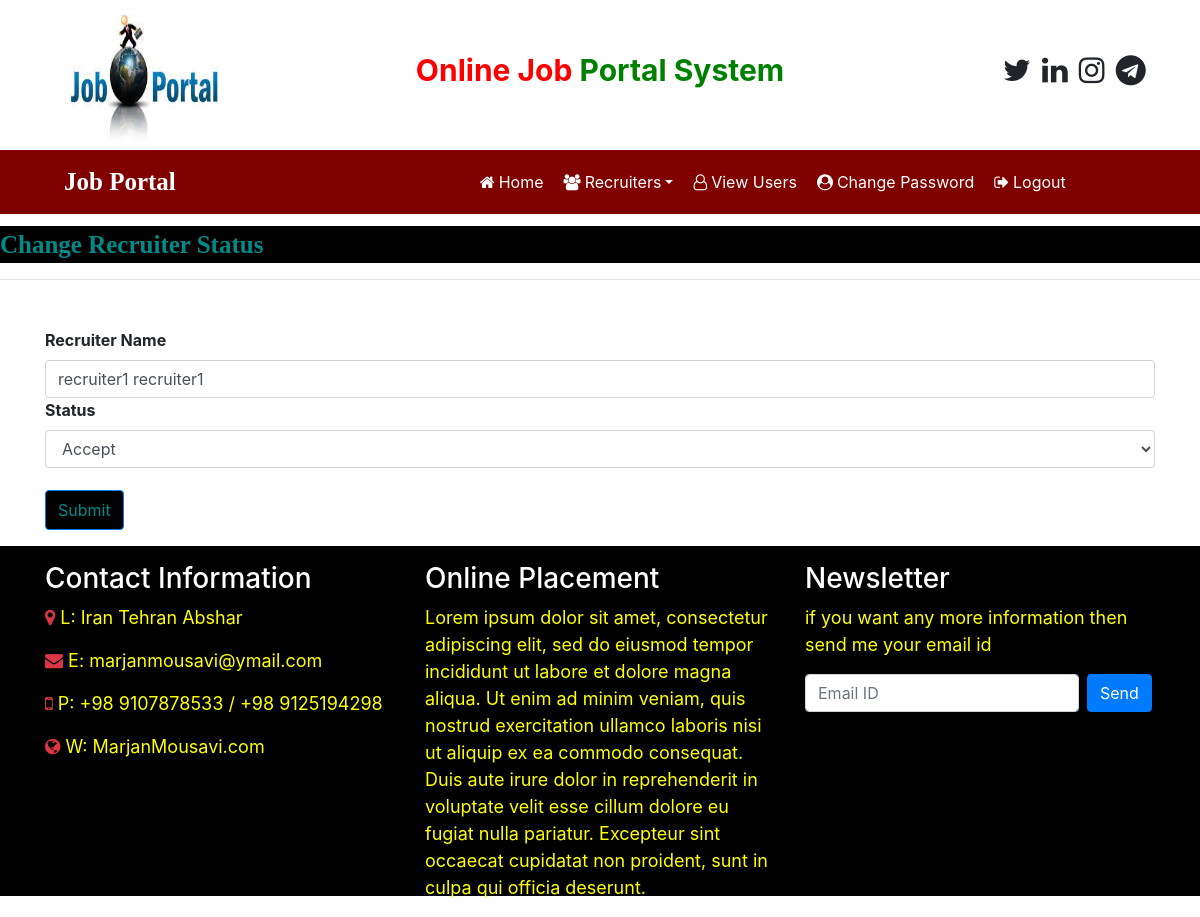
The page /change_status/1 (signed in) on the database as committed earlier.
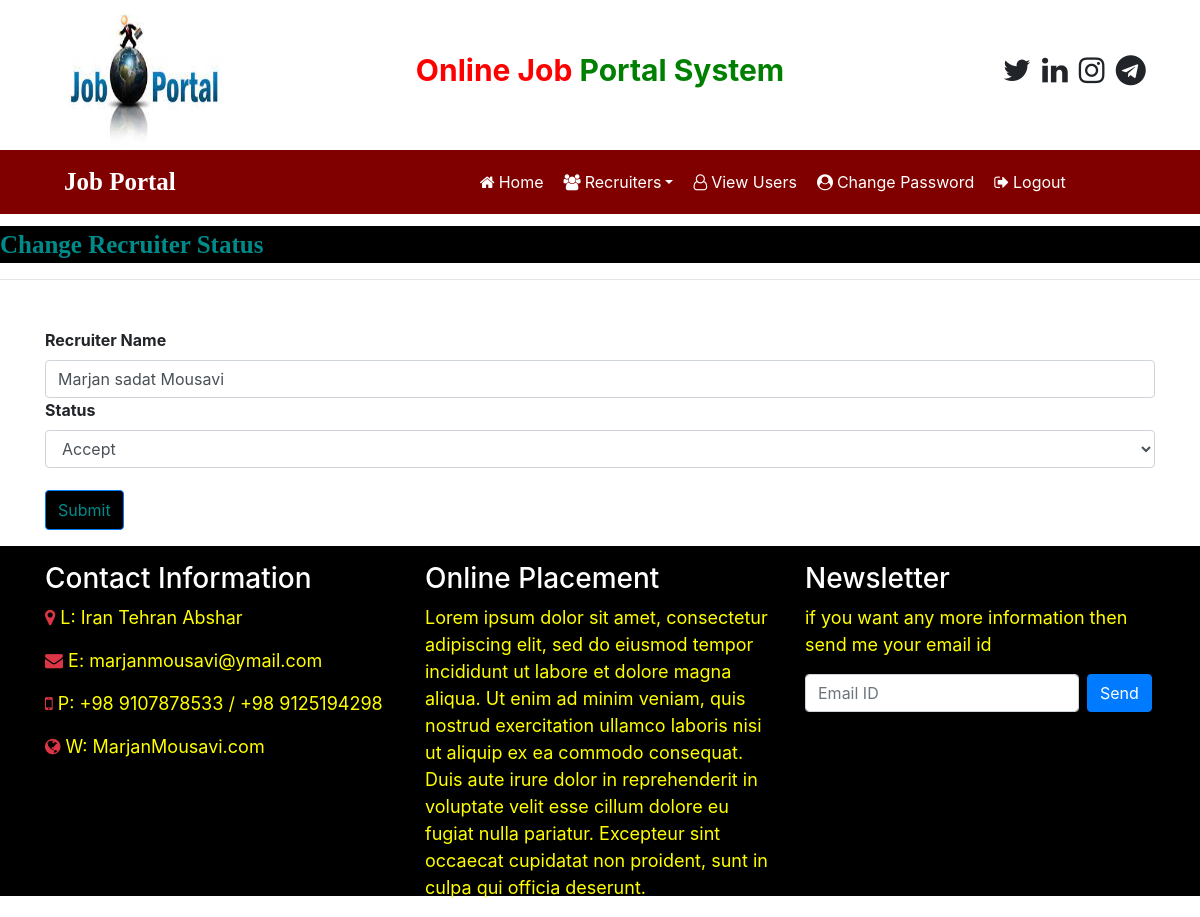
The same page on the database as committed later.
### job/models.py (models this page shows, shortened)
class Recruiter(models.Model):
    user = models.ForeignKey(User, on_delete=models.CASCADE)
    mobile = models.CharField(max_length=15, null=True)
    image = models.FileField(null=True)
    gender = models.CharField(max_length=10, null=True)
    company = models.CharField(max_length=100, null=True)
    type = models.CharField(max_length=15, null=True)
    status = models.CharField(max_length=20, null=True)

### job/views.py (the view, shortened to what this page needs)
# urls.py: path('change_status/<int:pid>', change_status, name='change_status'),
def change_status(request,pid):
    if not request.user.is_authenticated:
        return redirect('job:admin_login')
    error = ''
    recruiter = Recruiter.objects.get(id=pid)
    d = {'recruiter':recruiter, 'error':error}
    return render(request, 'job/change_status.html',d)

### job/templates/job/change_status.html (shortened to what this page needs)
{% load static %}
{% block body %}
{% include 'job/admin_navigation.html' %}
<marquee behavior="" direction="" style="font-family: cursive; font-size: 25px; color: darkcyan;background-color: black; font-weight: bold; margin-top: 1%;">
    Change Recruiter Status
</marquee>
<hr>
<form action="" method="POST" class="container mt-5">
    <label for=""><b>Recruiter Name</b></label>
    <input type="text" class="form-control" name="uname" value="{{recruiter.user.first_name}} {{recruiter.user.last_name}}">
    <label for=""><b>Status</b></label>
    <select name="status" class="form-control">
        <option value="Accept">Accept</option>
    </select>
    <input type="submit" class="btn btn-primary" style="margin-top: 2%; color: darkcyan; background-color: black; height: 40px;">
</form>
{% include 'job/footer.html' %}
{% endblock body %}

Rows that differ between the two databases and show on the page:
changed Recruiter: uname "recruiter1 recruiter1" → "Marjan sadat Mousavi"
